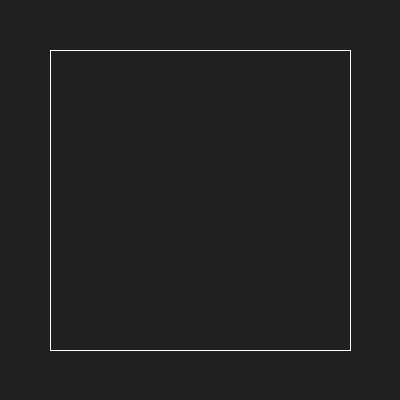
Frame 1 (no input)
Frame 60 (the mouse pressed at the canvas centre just before this capture): identical to frame 1, image omitted
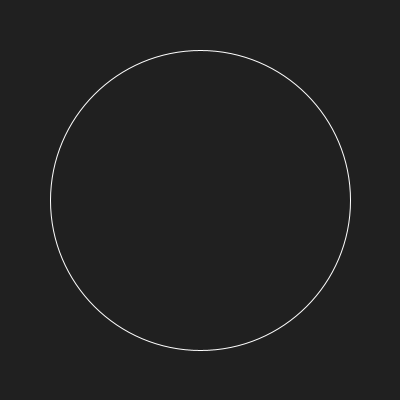
Frame 120 (the mouse held since frame 60 and released just before this capture)

The Processing sketch that drew these frames (run headless with seeded random() and noise(); from frame 60 on, the mouse is pressed at the canvas centre):

// Processing sketch: build
// ── build.pde
/* 

Aprendiendo Processing - switch()

- Cambia de cuadrado a círculo cada 100 fotogramas

José Vicente Araújo
http://dunadigital.com 
svcnt@dunadigital.com
junio 2015
Processing 2.2.1

*/


//VARIABLES GLOBALES
//variable que modifica el switch
int contador = 0;

//SETUP
void setup() {
	size(400,400);
	background(#202020);
	stroke(255);
	fill(#202020);
	rectMode(CENTER);
}

//LOOP
void draw() {
	//suma 1 a 'contador' cada 100 fotogramas
	if (frameCount % 100 == 0) {
	 	contador++;
	 } 
	
	switch (contador) {
		//se ejecuta por defecto
		default :
			rect(width/2, height/2, 300, 300);
		break;	
		//si 'contador' es igual a 1
		case 1 :
			background(#202020);
			ellipse(width/2, height/2, 300, 300);
		break;
		//si 'contador' es igual a 2
		case 2 :
			//reinicia 'contador'
			contador = 0;
		break;
		
	}
}
